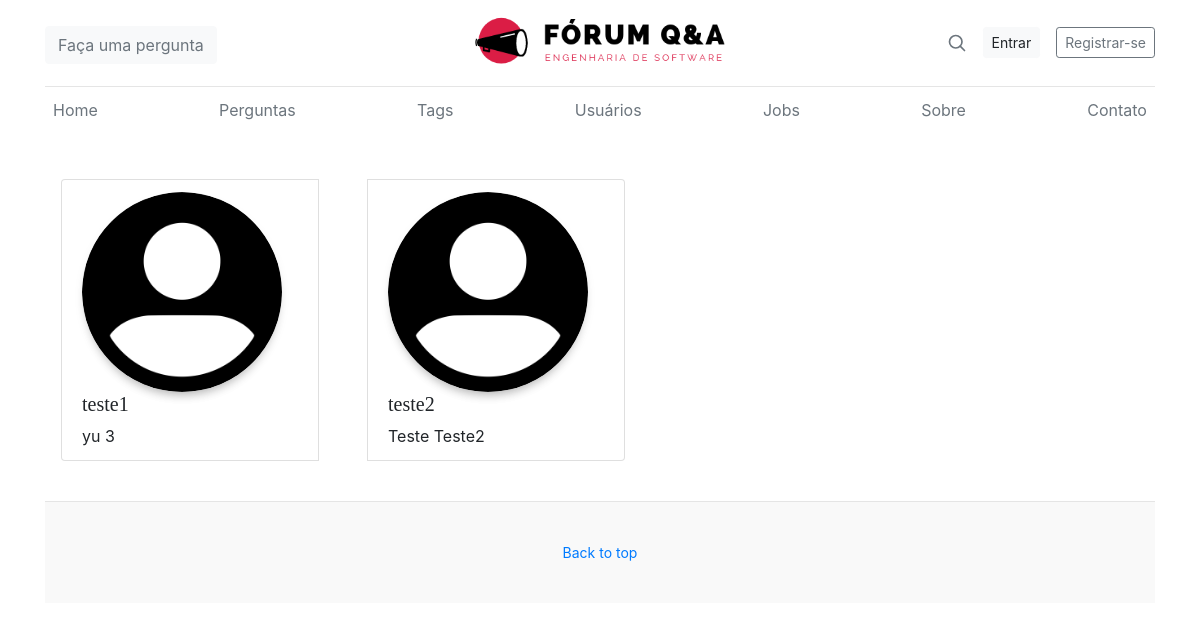
Before: /users/ with the older database file.
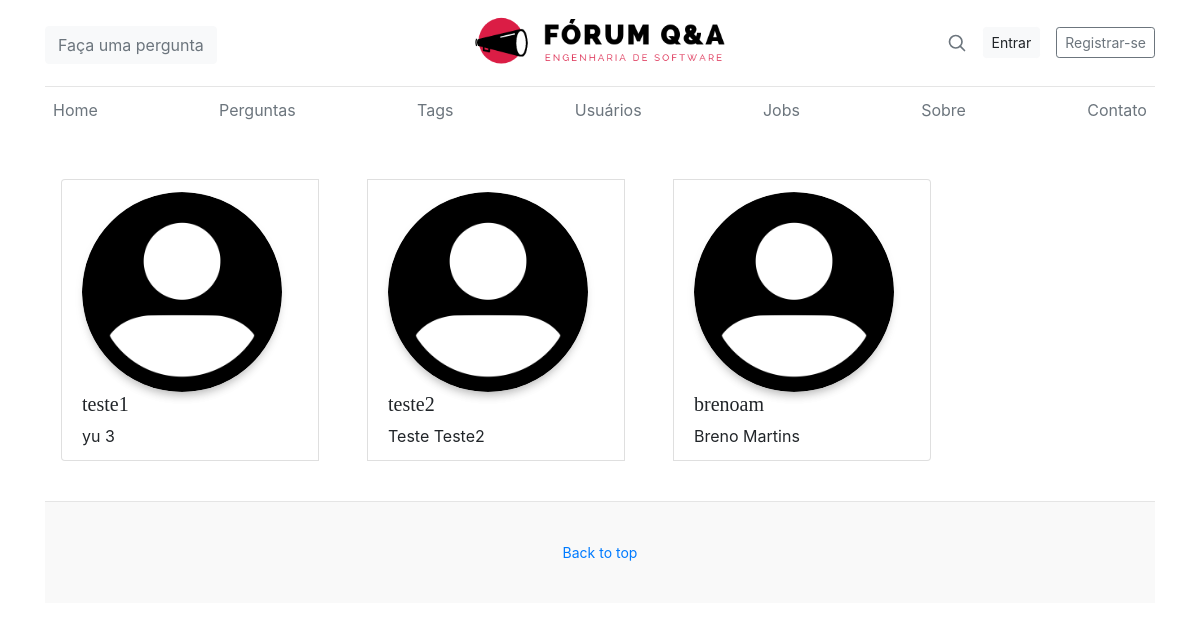
After: the same page with the newer database file.
### users/models.py (models this page shows)
class ForumUser(User):
    description = models.CharField(max_length=300)

### forum/views.py (the view)
# urls.py: path('users/', views.users , name='users'),
def users(request):
    context = {
        'title': 'Usuários'
    }
    users = User.objects.all()
    context['users'] = users
    return render(request, 'forum/users.html', context)

### forum/templates/forum/users.html (shortened to what this page needs)
{% extends "forum/base.html" %}
{% load static from staticfiles %}
{% block content %}
<div class="container">
    {%  include "forum/header.html" %}
    <ul class="list-group list-unstyled list-group-horizontal w-100 p-3">
      {% for user in users %}
      <li class="list-group-item media my-4 mr-5 ">
        <img src="{% static 'users/img/default.png' %}" class="mr-3 img-raised rounded-circle img-fluid" alt="...">
        <div class="media-body">
          <h5 class="mt-0 ">{{ user.username }}</h5>
          {{ user.first_name }} {{ user.last_name }}
        </div>
      </li>
      {% endfor %}
    </ul>
  <footer class="blog-footer">
    <p>
      <a href="#">Back to top</a>
    </p>
  </footer>
</div>
{% endblock content %}

Changed rows visible on the page:
added ForumUser: username "brenoam", first_name "Breno", last_name "Martins"
